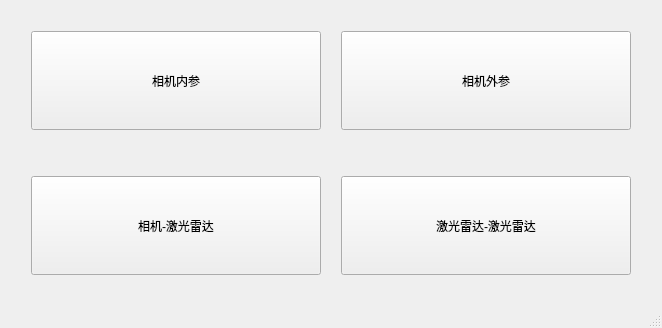
<?xml version="1.0" encoding="UTF-8"?>
<ui version="4.0">
 <class>calibration</class>
 <widget class="QMainWindow" name="calibration">
  <property name="geometry">
   <rect>
    <x>0</x>
    <y>0</y>
    <width>662</width>
    <height>328</height>
   </rect>
  </property>
  <property name="windowTitle">
   <string>calibration</string>
  </property>
  <widget class="QWidget" name="centralWidget">
   <layout class="QVBoxLayout" name="verticalLayout">
    <item>
     <layout class="QHBoxLayout" name="horizontalLayout_2">
      <property name="spacing">
       <number>20</number>
      </property>
      <property name="leftMargin">
       <number>20</number>
      </property>
      <property name="topMargin">
       <number>20</number>
      </property>
      <property name="rightMargin">
       <number>20</number>
      </property>
      <property name="bottomMargin">
       <number>20</number>
      </property>
      <item>
       <widget class="QPushButton" name="pushButton_3">
        <property name="sizePolicy">
         <sizepolicy hsizetype="Minimum" vsizetype="Minimum">
          <horstretch>0</horstretch>
          <verstretch>0</verstretch>
         </sizepolicy>
        </property>
        <property name="text">
         <string>相机内参</string>
        </property>
       </widget>
      </item>
      <item>
       <widget class="QPushButton" name="pushButton_7">
        <property name="sizePolicy">
         <sizepolicy hsizetype="Minimum" vsizetype="Expanding">
          <horstretch>0</horstretch>
          <verstretch>0</verstretch>
         </sizepolicy>
        </property>
        <property name="text">
         <string>相机外参</string>
        </property>
       </widget>
      </item>
     </layout>
    </item>
    <item>
     <layout class="QHBoxLayout" name="horizontalLayout_3">
      <property name="spacing">
       <number>20</number>
      </property>
      <property name="leftMargin">
       <number>20</number>
      </property>
      <property name="topMargin">
       <number>20</number>
      </property>
      <property name="rightMargin">
       <number>20</number>
      </property>
      <property name="bottomMargin">
       <number>20</number>
      </property>
      <item>
       <widget class="QPushButton" name="pushButton_8">
        <property name="sizePolicy">
         <sizepolicy hsizetype="Minimum" vsizetype="Expanding">
          <horstretch>0</horstretch>
          <verstretch>0</verstretch>
         </sizepolicy>
        </property>
        <property name="text">
         <string>相机-激光雷达</string>
        </property>
       </widget>
      </item>
      <item>
       <widget class="QPushButton" name="pushButton_6">
        <property name="sizePolicy">
         <sizepolicy hsizetype="Minimum" vsizetype="Expanding">
          <horstretch>0</horstretch>
          <verstretch>0</verstretch>
         </sizepolicy>
        </property>
        <property name="text">
         <string>激光雷达-激光雷达</string>
        </property>
       </widget>
      </item>
     </layout>
    </item>
   </layout>
  </widget>
  <widget class="QStatusBar" name="statusBar"/>
 </widget>
 <layoutdefault spacing="6" margin="11"/>
 <resources/>
 <connections/>
</ui>
